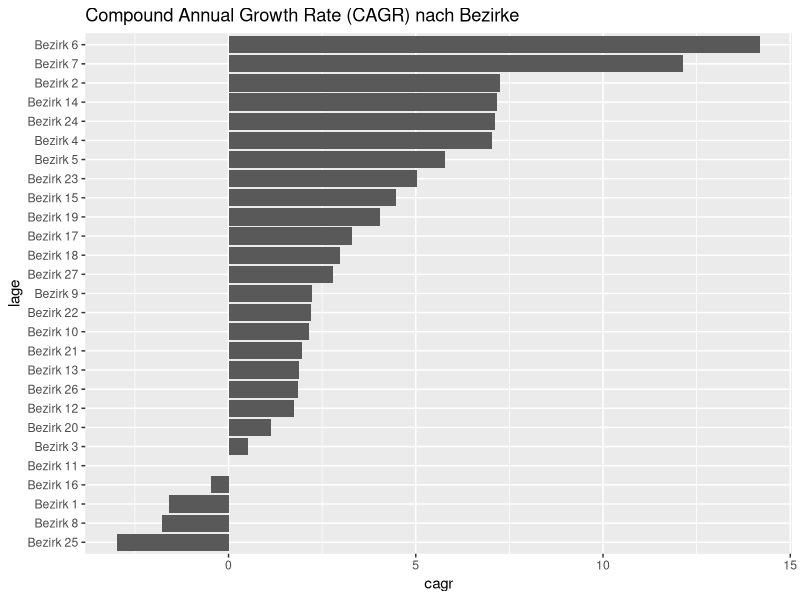
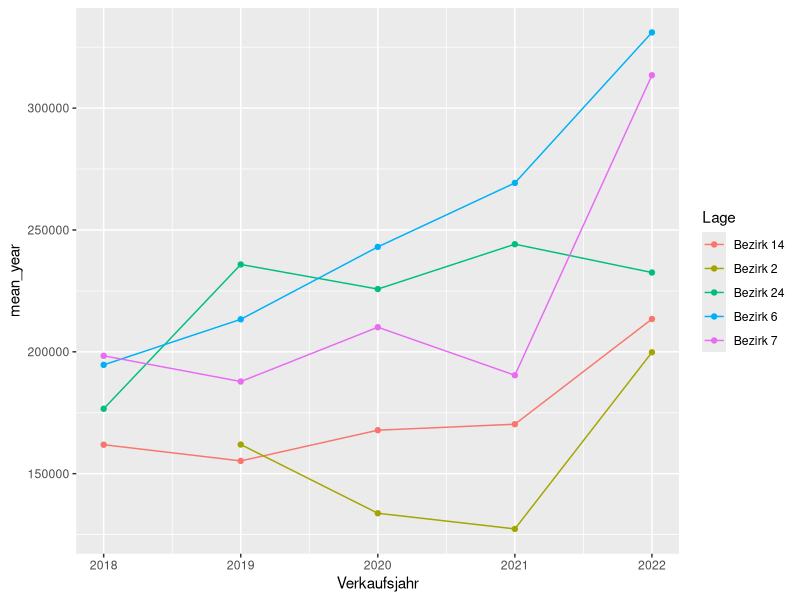
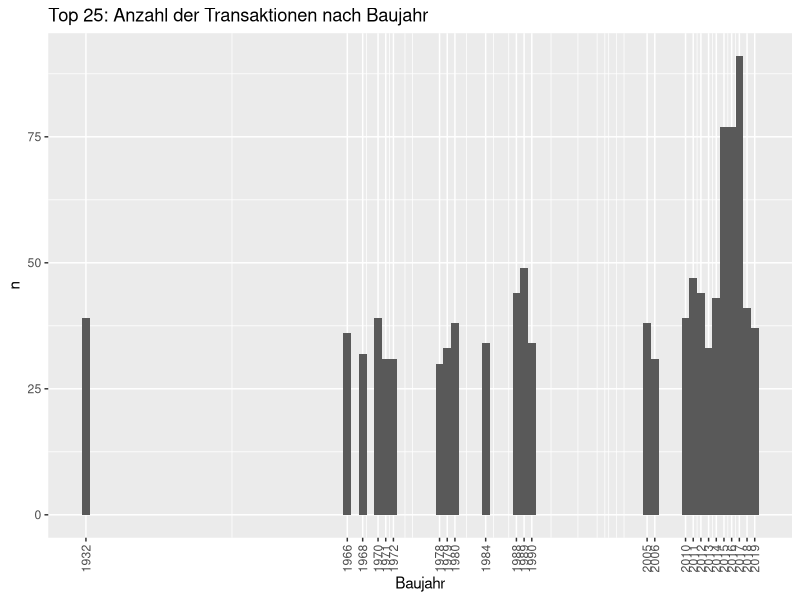
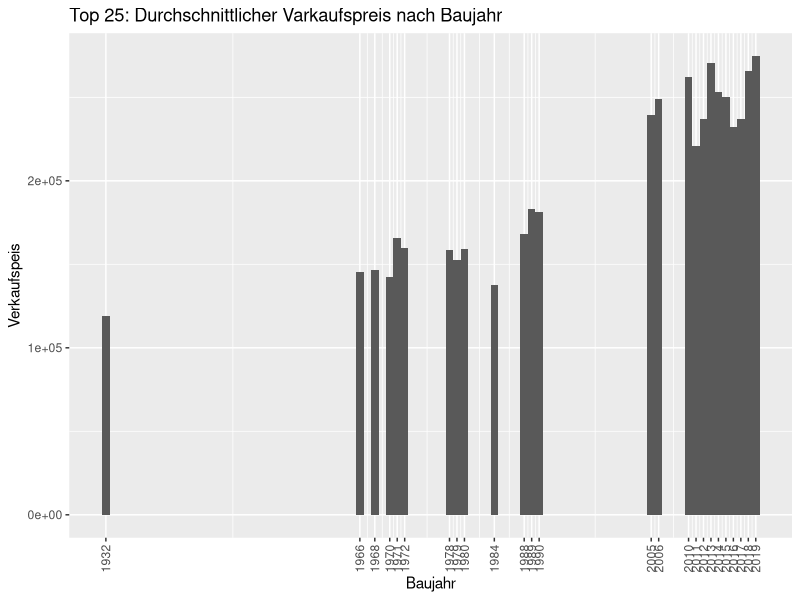
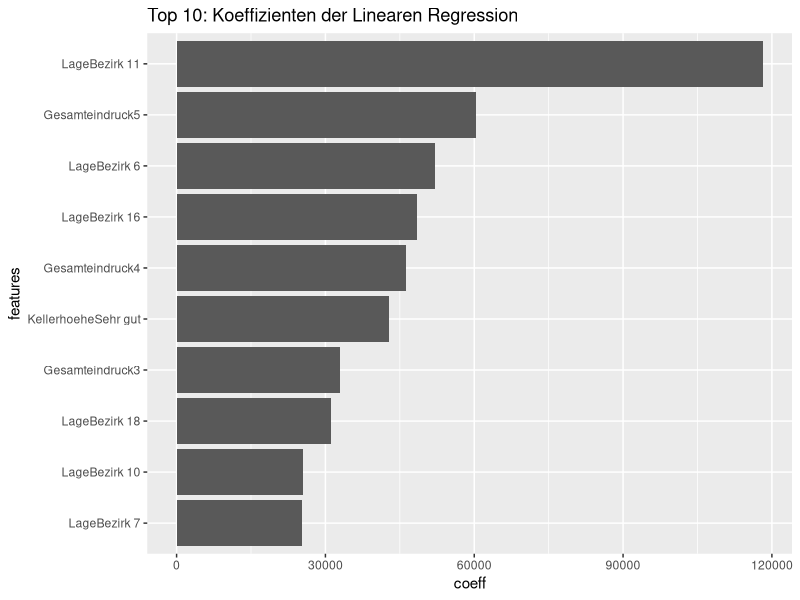

The R source for these figures, in order:
## ---- chunk 1
# Import der Daten 
df_immobilien <- read.csv(file="Dataset/dataset_immobilien.csv", sep=";")
print(paste("Shape: (", nrow(df_immobilien), ",", ncol(df_immobilien), ")"))
## ---- chunk 2
# Beschreibung des Datensatzes
head(df_immobilien)
## ---- chunk 3
str(df_immobilien)
## ---- chunk 4
library(skimr)
skim(df_immobilien)
## ---- chunk 5
cat_cols <- c("Ausbaustufe", "Gesamteindruck", "Kellerhoehe", "Kellertyp", "Lage")
for(cat_col in cat_cols) {
  print(paste("Unique values of ", cat_col, ":"))
  print(unique(df_immobilien[cat_col])[, cat_col])
}
## ---- chunk 6
# Umbennenung kategorische Werte
df_immobilien["Kellerhoehe"][df_immobilien["Kellerhoehe"] == "0"] <- "Kein Keller"
df_immobilien["Kellertyp"][df_immobilien["Kellertyp"] == "0"] <- "Kein Keller"
# Entfernen outlier Lage
df_immobilien <- df_immobilien[df_immobilien["Lage"] != "0", ]
## ---- chunk 7
df_immobilien$Ausbaustufe <- factor(df_immobilien[, "Ausbaustufe"])
df_immobilien$Gesamteindruck <- factor(df_immobilien[, "Gesamteindruck"])
df_immobilien$Kellerhoehe <- factor(df_immobilien[, "Kellerhoehe"])
df_immobilien$Kellertyp <- factor(df_immobilien[, "Kellertyp"])
df_immobilien$Lage <- factor(df_immobilien[, "Lage"])
## ---- chunk 8
data.frame(unclass(summary(df_immobilien)), check.names = FALSE, stringsAsFactors = FALSE)
## ---- chunk 9
# Entfernen von Immobilien mit ungültigem Baujahr
df_immobilien <- df_immobilien[df_immobilien["Baujahr"] <= df_immobilien["Umgebaut"], ]
# QM bei nicht bestehendem OG
df_immobilien <- df_immobilien[(df_immobilien["OG_qm"] > 0) & ((df_immobilien["Ausbaustufe"] == "2 Ebenen") | (df_immobilien["Ausbaustufe"] == "3 Ebenen")) | (df_immobilien["OG_qm"] == 0) & (df_immobilien["Ausbaustufe"] == "1 Ebene"), ]
# Bestehende Garage mit keinen QM
df_immobilien <- df_immobilien[(df_immobilien["Garage_qm"] > 0) & (df_immobilien["Garagen"] > 0), ]
# kein bestehender Keller trotz befüllter Keller Features
df_immobilien <- df_immobilien[((df_immobilien["Kellerhoehe"] == "Kein  Keller") & ((df_immobilien["Keller_Typ_qm"] == 0) | (df_immobilien["Keller_qm"] == 0) |(df_immobilien["Kellertyp"] == "Kein Keller") | (df_immobilien["BaederKG"] == 0)) | (df_immobilien["Kellerhoehe"] != "Kein Keller")), ]
## ---- chunk 10
# Berechnen der Compound annual growth rate
max_year <- max(df_immobilien$Verkaufsjahr)
min_year <- min(df_immobilien$Verkaufsjahr)
n = max_year - min_year
# group mean per year
library(dplyr)
df_immobilien_grouped_lage <- df_immobilien %>% group_by(Lage, Verkaufsjahr) %>% summarise(mean_year=mean(Z_Verkaufspreis))

cagr <- c()
for (bezirk in levels(df_immobilien_grouped_lage$Lage)) {
  min_year = min(df_immobilien_grouped_lage[df_immobilien_grouped_lage["Lage"] == bezirk, ]$Verkaufsjahr)
  max_year = max(df_immobilien_grouped_lage[df_immobilien_grouped_lage["Lage"] == bezirk, ]$Verkaufsjahr)
  growth <- ((df_immobilien_grouped_lage[(df_immobilien_grouped_lage["Lage"] == bezirk & df_immobilien_grouped_lage["Verkaufsjahr"] == max_year), ]$mean_year / df_immobilien_grouped_lage[(df_immobilien_grouped_lage["Lage"] == bezirk & df_immobilien_grouped_lage["Verkaufsjahr"] == min_year), ]$mean_year)**(1/(max_year-min_year))-1)*100
  cagr <- append(cagr, growth)
}
lage <- levels(df_immobilien_grouped_lage$Lage)
df_cagr_lage <- tibble(lage, cagr)
## ---- chunk 11
library(ggplot2)
p <- ggplot(df_cagr_lage, aes(reorder(lage, cagr), cagr))+geom_col( width = 0.9)+labs(x="lage",title="Compound Annual Growth Rate (CAGR) nach Bezirke")
p <- p + coord_flip()
p
## ---- chunk 12
df_cagr_lage <- arrange(df_cagr_lage, cagr)

p <- ggplot(data=filter(df_immobilien_grouped_lage, Lage %in% tail(df_cagr_lage, 5)$lage), aes(x=Verkaufsjahr, y=mean_year, group=Lage, color=Lage))+geom_point()+geom_line()
p
## ---- chunk 13
df_immobilien_grouped_Baujahr <- df_immobilien %>% group_by(Baujahr) %>% tally()
df_immobilien_grouped_Baujahr <- arrange(df_immobilien_grouped_Baujahr, n)
p <- ggplot(tail(df_immobilien_grouped_Baujahr, 25), aes(Baujahr, n))+geom_col( width = 1)+labs(x="Baujahr",title="Top 25: Anzahl der Transaktionen nach Baujahr")+theme(axis.text.x = element_text(angle = 90, vjust = 0.5, hjust=1))+scale_x_continuous("Baujahr", labels = as.character(tail(df_immobilien_grouped_Baujahr, 25)$Baujahr), breaks = tail(df_immobilien_grouped_Baujahr, 25)$Baujahr)
p
## ---- chunk 14
df_immobilien_grouped_Baujahr_preis <- filter(df_immobilien, Baujahr %in% tail(df_immobilien_grouped_Baujahr, 25)$Baujahr) %>% group_by(Baujahr) %>% summarise(mean_Baujahr=mean(Z_Verkaufspreis))
## ---- chunk 15
p <- ggplot(df_immobilien_grouped_Baujahr_preis, aes(Baujahr, mean_Baujahr))+geom_col( width = 1)+labs(x="Baujahr", y="Verkaufspeis",title="Top 25: Durchschnittlicher Varkaufspreis nach Baujahr")+theme(axis.text.x = element_text(angle = 90, vjust = 0.5, hjust=1))+scale_x_continuous("Baujahr", labels = as.character(tail(df_immobilien_grouped_Baujahr_preis, 25)$Baujahr), breaks = tail(df_immobilien_grouped_Baujahr_preis, 25)$Baujahr)
p
## ---- chunk 16
library(readxl)
num_cols <- unlist(lapply(df_immobilien, is.numeric))
df_immobilien_numeric <- df_immobilien[ , num_cols]
features <- colnames(df_immobilien_numeric)
target <- c("Z_Verkaufspreis")
features <- features[! features %in% target]

linearmodel <- lm(Z_Verkaufspreis~AnzahlZimmer+Ausbaustufe+Baeder+BaederKG+Baujahr+EG_qm+Garage_qm+Garagen+Gesamteindruck+Keller_Typ_qm+Keller_qm+Kellerhoehe+Kellertyp+Lage+OG_qm+Umgebaut+Verkaufsjahr+Verkaufsmonat+Wohnflaeche_qm, data = df_immobilien)
## ---- chunk 17
features <- c("Intercept", "AnzahlZimmer", "Ausbaustufe2 Ebenen", "Ausbaustufe3 Ebenen","Baeder","BaederKG","Baujahr","EG_qm","Garage_qm","Garagen","Gesamteindruck2","Gesamteindruck3",
"Gesamteindruck4","Gesamteindruck5","Keller_Typ_qm","Keller_qm","KellerhoeheGut","KellerhoeheSchlecht","KellerhoeheSehr gut","KellerhoeheSehr Schlecht","KellertypGuter Wohnraum","KellertypKein Wohnraum","KellertypMittlerer Wohnraum","KellertypNiedrige Qualität","KellertypRohbau","LageBezirk 10","LageBezirk 11","LageBezirk 12","LageBezirk 13","LageBezirk 14","LageBezirk 15","LageBezirk 16","LageBezirk 17","LageBezirk 18","LageBezirk 19","LageBezirk 2","LageBezirk 20","LageBezirk 21","LageBezirk 22","LageBezirk 23","LageBezirk 24","LageBezirk 25","LageBezirk 26","LageBezirk 27","LageBezirk 3","LageBezirk 4","LageBezirk 5","LageBezirk 6","LageBezirk 7","LageBezirk 8","LageBezirk 9 ","OG_qm","Umgebaut","Verkaufsjahr","Verkaufsmonat","Wohnflaeche_qm")
coeff <- summary(linearmodel)$coefficients[, "Estimate"]
df_coeff <- tibble(features, coeff)
df_coeff <- arrange(df_coeff, coeff)
p <- ggplot(tail(df_coeff, 10), aes(reorder(features, coeff), coeff))+geom_col( width = 0.9)+labs(x="features",title="Top 10: Koeffizienten der Linearen Regression")
p <- p + coord_flip()
p
